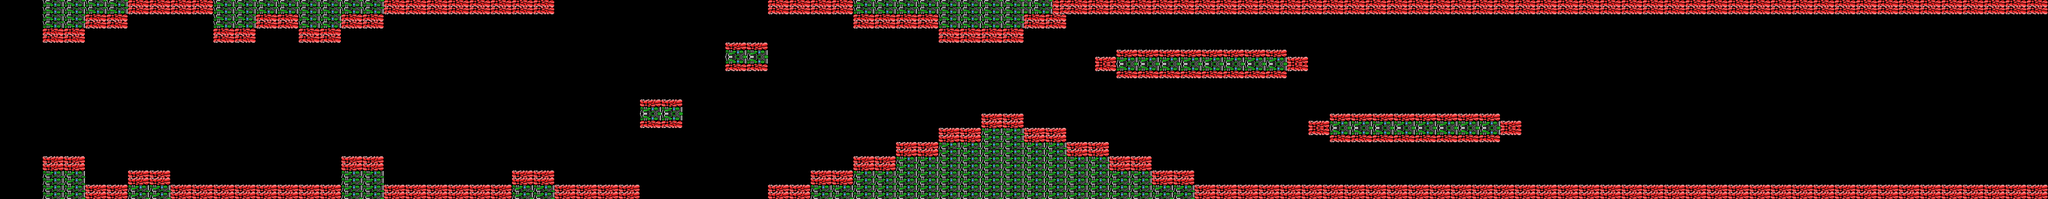

Rendered tile map (Tiled .tmx) drawn with the repository's tilesets; below, a short description and the map source with its tile grids summarised:
An orthogonal 288x28 tile map with 16x16 px tiles, 1 tile layer (Capa de Patrones 1).

<map version="1.0" orientation="orthogonal" renderorder="right-down" width="288" height="28" tilewidth="16" tileheight="16" nextobjectid="1">
 <tileset firstgid="1" name="textura-nivel3" tilewidth="16" tileheight="16" tilecount="100" columns="10">
  <image source="textura-nivel3.png" width="160" height="160" />
 </tileset>
 <layer name="Capa de Patrones 1" width="288" height="28">
  <data>[8064 cells, 1860 non-empty, 12 distinct tile ids]</data>
 </layer>
</map>
